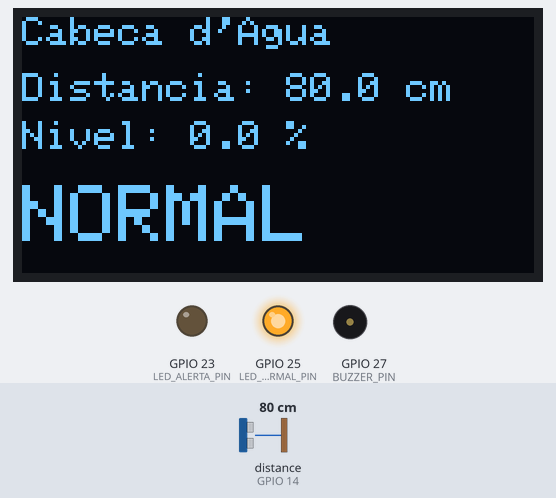
This sketch was run on a simulated ESP32. Shown: 128×64 one-colour display, output pins drawn as LEDs (lit = HIGH), buzzer (waves = sounding). Wiring (inferred from the names in the program): ultrasonic range finder: trigger GPIO 4; echo GPIO 14. Inputs (shaded band) come from the test bench; at power-on: distance to the obstacle (sensor on GPIO 14) 80 cm. The echo pulse lasts 58.3 µs per cm; WiFi joins after 1.5 s; servers stay silent unless stated; uploads are accepted with an empty reply; pins used as bus, display or sensor lines are not drawn; what the sketch prints to the serial monitor is not drawn.

Above: at 2.9 s.
3.0 s: distance to the obstacle (sensor on GPIO 14) set to 15 cm
At 5.3 s:
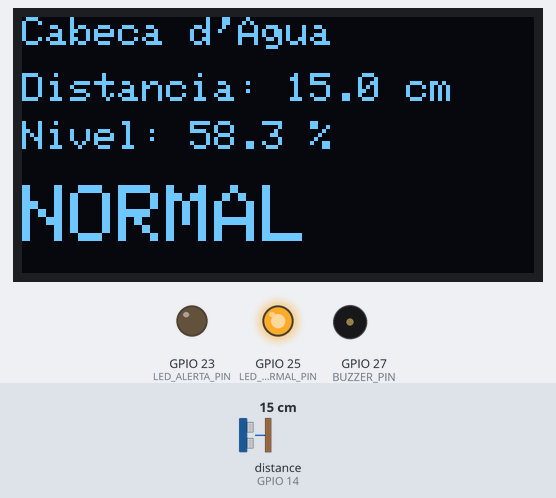
5.8 s: distance to the obstacle (sensor on GPIO 14) set to 12 cm
At 7.0 s:
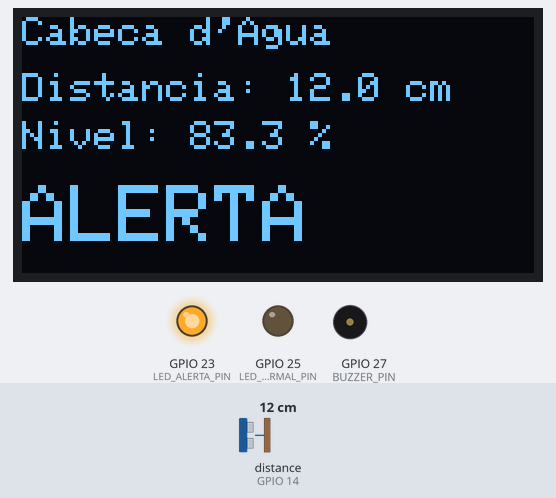
7.8 s: distance to the obstacle (sensor on GPIO 14) set to 9 cm
At 9.5 s:
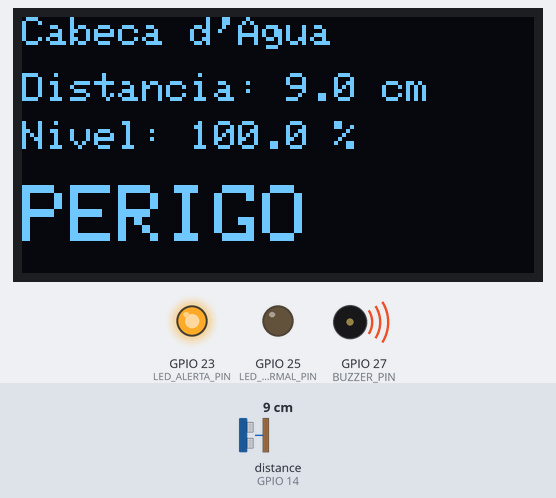
9.8 s: distance to the obstacle (sensor on GPIO 14) set to 18 cm
At 11.4 s:
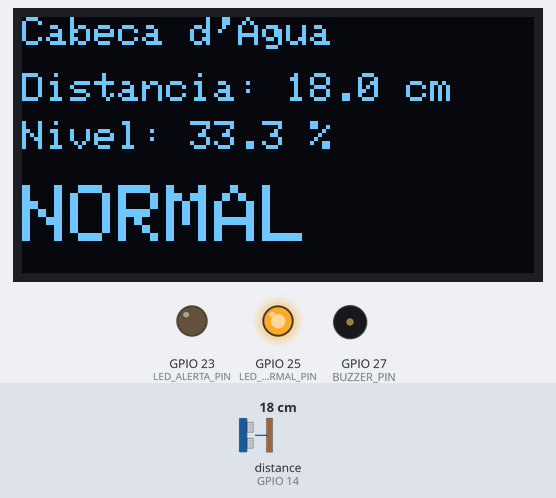
11.8 s: distance to the obstacle (sensor on GPIO 14) set to 2 cm
At 12.7 s:
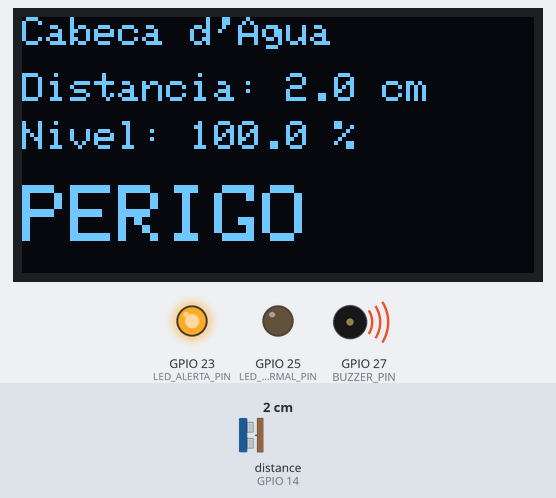
Timing chart, 0 to 14.8 s (numbered marks = the images above; inputs shaded):
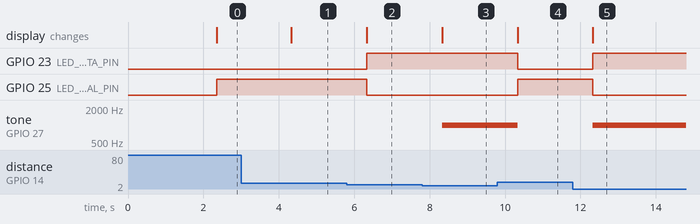

Measured:
- the behaviour switches between 14 and 13 cm on distance to the obstacle (sensor on GPIO 14) (found by bisection; images 1 and 2)
- the behaviour switches between 11 and 10 cm on distance to the obstacle (sensor on GPIO 14) (found by bisection; images 2 and 3)
- after the input at 3.0 s, the display: changes after 1.3 s (image 1)
- after the input at 5.8 s, GPIO 23 (LED_ALERTA_PIN): LOW → HIGH after 0.53 s; GPIO 25 (LED_NORMAL_PIN): HIGH → LOW after 0.53 s; the display: changes after 0.53 s (image 2)
- after the input at 7.8 s, tone on GPIO 27 (BUZZER_PIN): silent → 1000 Hz after 0.53 s; the display: changes after 0.53 s (image 3)
- after the input at 9.8 s, GPIO 23 (LED_ALERTA_PIN): HIGH → LOW after 0.54 s; GPIO 25 (LED_NORMAL_PIN): LOW → HIGH after 0.54 s; tone on GPIO 27 (BUZZER_PIN): 1000 Hz → silent after 0.54 s; the display: changes after 0.54 s (image 4)
- after the input at 11.8 s, GPIO 23 (LED_ALERTA_PIN): LOW → HIGH after 0.53 s; GPIO 25 (LED_NORMAL_PIN): HIGH → LOW after 0.53 s; tone on GPIO 27 (BUZZER_PIN): silent → 1000 Hz after 0.53 s; the display: changes after 0.53 s (image 5)

The sketch:

main_sara_supabase.ino
```cpp
/*
  =====================================================================
  Projeto: Cabeça d'Água - Monitoramento de Nível de Água
  Placa: ESP32
  Sensor: HC-SR04
  Display: OLED 0,96" I2C (SSD1306)

  Esta versão une:
   - a leitura com média de várias amostras + fator de calibração
   - todos os componentes já ligados no projeto: 2 LEDs, buzzer e OLED
   - Wi-Fi + envio dos dados pro backend do site
   - fail-safe — se o sensor falhar (zona cega), envia 100%
     (crítico) pro site em vez de ficar em silêncio
   - cálculo de nível PROPORCIONAL (0-100%)

  CONFIGURAÇÃO FÍSICA DA MAQUETE (atualizada após troca de sensor):
   - Sensor: HC-SR04 (trocado do AJ-SR04M/JSN-SR04T — mesmo protocolo
     de leitura, sem mudança na lógica de codigo; zona cega bem menor
     e feixe mais estreito que o sensor anterior)
   - Sensor fixado a 32 cm do fundo do pote (pote de 17 cm + 15 cm de
     folga acima da borda)
   - Nível normal (baseline): 5 cm de água
   - Alerta (LED): a partir de 7 cm de água -> distancia = 32-7 = 25 cm
   - Perigo (buzzer): a partir de 11 cm de água -> distancia = 32-11 = 21 cm
   - Escala 0-100% enviada ao site: 0% = pote vazio (32 cm),
     100% = limiar de perigo, 11 cm de agua (21 cm)

  LIGAÇÕES:
  - HC-SR04:
      VCC  -> positivo da protoboard (5V - o HC-SR04 exige 5V de verdade)
      GND  -> negativo da protoboard
      TRIG -> D4
      ECHO -> divisor de tensão (1k + 2k) -> D14   (o eco sai em 5V,
              o ESP32 nao e tolerante a 5V nos GPIOs)
  - Display OLED (I2C):
      VCC -> positivo da protoboard
      GND -> negativo da protoboard
      SCK -> D22 (SCL)
      SDA -> D21 (SDA)
  - LED 1 (status normal):
      Anodo  -> resistor 220R -> D25
      Catodo -> negativo da protoboard
  - LED 2 (status de alerta/perigo):
      Anodo  -> resistor 220R -> D23
      Catodo -> negativo da protoboard
  - Buzzer:
      (-) -> negativo da protoboard
      (+) -> D27

  BIBLIOTECAS NECESSÁRIAS (Library Manager da Arduino IDE):
      - Adafruit SSD1306
      - Adafruit GFX Library
      (Adafruit BusIO é instalada automaticamente como dependência)
      (WiFi.h e HTTPClient.h já vêm com o pacote da placa ESP32)
      (o HC-SR04 nao usa biblioteca propria - leitura via pulseIn)
  =====================================================================
*/

#include <Wire.h>
#include <Adafruit_GFX.h>
#include <Adafruit_SSD1306.h>
#include <WiFi.h>
#include <WiFiClient.h>
#include <WiFiClientSecure.h>
#include <HTTPClient.h>

// ================== PINOS ==================
#define TRIG_PIN         4
#define ECHO_PIN         14
#define LED_NORMAL_PIN   25
#define LED_ALERTA_PIN   23
#define BUZZER_PIN       27

// ================== DISPLAY OLED ==================
#define SCREEN_WIDTH  128
#define SCREEN_HEIGHT 64
#define OLED_RESET    -1
#define OLED_ADDR     0x3C   // se nao inicializar, tente 0x3D
Adafruit_SSD1306 display(SCREEN_WIDTH, SCREEN_HEIGHT, &Wire, OLED_RESET);

// ================== CALIBRACAO DA LEITURA (HC-SR04) ==================
const float FATOR_CALIBRACAO = 1.0f;
const float OFFSET_CORRECAO_SENSOR_CM = 0.0f;

// Numero de leituras usadas para calcular a media a cada medicao
const int NUM_LEITURAS = 5;

// Timeout do pulso do sensor (HC-SR04 alcanca ate ~400cm)
const unsigned long SENSOR_TIMEOUT_US = 25000;

// ================== CALIBRACAO DO NIVEL (0% - 100%) ==================
// Pote vazio -> distancia = altura do sensor ate o fundo = 22 cm
const float DIST_NIVEL_0_CM   = 22.0;

// "100%" = limiar de perigo definido (11 cm de agua) -> distancia = 22-12 = 10 cm
const float DIST_NIVEL_100_CM = 10.0;

// ================== LIMIARES DIRETOS EM CM (LED e BUZZER) ==================
// Definidos direto pela altura de agua combinada com a orientadora,
// nao mais derivados de uma porcentagem generica.
// A agua sobe -> a distancia sensor-agua DIMINUI, por isso o limiar do
// LED (mais longe) e MAIOR que o do buzzer (mais perto).
const float LIMIAR_LED_VERMELHO_CM = 13.0f;  // alerta a partir de 5 cm de agua (22-9=13)
const float LIMIAR_BUZZER_CM       = 10.0f;  // perigo a partir de 8 cm de agua (22-12=10)

// Intervalo entre medicoes completas
const unsigned long INTERVALO_LEITURA_MS = 2000;
unsigned long ultimaLeitura = 0;


// ================== WI-FI ==================
const char* WIFI_SSID     = "Felipe Moraes";
const char* WIFI_PASSWORD = "felipe123";

// ================== SUPABASE EDGE FUNCTION ==================
// O endpoint recebe as leituras e grava em Supabase; não usa mais XAMPP/PHP.
const char* SUPABASE_FUNCTION_URL = "https://xjpzflzysnjfcrqwjfli.supabase.co/functions/v1/receive-reading";
const char* SUPABASE_PUBLISHABLE_KEY = "sb_publishable_WZaBKQadYINTPSrXoHbaWQ_m6fWQ5x9";
const char* DEVICE_TOKEN = "ADBSTHSYRHRTHHSG";
const char* DEVICE_ID = "CDA-001";

// Campos que o backend espera mas que ainda nao temos sensor real:
// valores fixos por enquanto, ajuste quando tiver os sensores.
const float TEMPERATURA_FIXA = 25.0;   // TODO: sem sensor de temperatura (ex: DS18B20) ainda
const int   BATERIA_FIXA     = 100;    // TODO: sem leitura de bateria ainda
const float LATITUDE_FIXA    = -23.185;
const float LONGITUDE_FIXA   = -46.876;


// =====================================================
// SETUP
// =====================================================
void setup() {
  Serial.begin(115200);
  Serial.println(F("[DEBUG] setup iniciado."));

  pinMode(TRIG_PIN, OUTPUT);
  pinMode(ECHO_PIN, INPUT);
  pinMode(LED_NORMAL_PIN, OUTPUT);
  pinMode(LED_ALERTA_PIN, OUTPUT);
  pinMode(BUZZER_PIN, OUTPUT);

  digitalWrite(TRIG_PIN, LOW);
  digitalWrite(LED_NORMAL_PIN, LOW);
  digitalWrite(LED_ALERTA_PIN, LOW);
  noTone(BUZZER_PIN);

  Wire.begin(21, 22); // SDA, SCL

  WiFi.mode(WIFI_STA);
  WiFi.setAutoReconnect(true);
  WiFi.persistent(false);

  if (!display.begin(SSD1306_SWITCHCAPVCC, OLED_ADDR)) {
    Serial.println(F("Falha ao iniciar o display OLED. Verifique o endereco I2C (0x3C/0x3D) e as ligacoes."));
    while (true) { delay(10); }
  }
  display.clearDisplay();
  display.setTextColor(SSD1306_WHITE);
  display.display();

  conectarWiFi();

  Serial.println(F("Sistema Cabeca d'Agua iniciado."));
}


// =====================================================
// CONECTA AO WI-FI
// =====================================================
void conectarWiFi() {
  if (WiFi.status() == WL_CONNECTED) {
    Serial.print(F("Wi-Fi ja conectado. IP do ESP32: "));
    Serial.println(WiFi.localIP());
    return;
  }

  Serial.print(F("[DEBUG] Wi-Fi status atual: "));
  Serial.println(WiFi.status());
  Serial.print(F("Conectando ao Wi-Fi"));
  WiFi.disconnect(false, false);
  WiFi.begin(WIFI_SSID, WIFI_PASSWORD);

  unsigned long inicio = millis();
  while (WiFi.status() != WL_CONNECTED && millis() - inicio < 15000) {
    delay(400);
    Serial.print(".");
  }

  if (WiFi.status() == WL_CONNECTED) {
    Serial.println();
    Serial.print(F("Wi-Fi conectado! IP do ESP32: "));
    Serial.println(WiFi.localIP());
    Serial.print(F("RSSI do Wi-Fi: "));
    Serial.print(WiFi.RSSI());
    Serial.println(F(" dBm"));
    WiFi.setSleep(false);
  } else {
    Serial.print(F("[DEBUG] Wi-Fi nao conectou. Status final: "));
    Serial.println(WiFi.status());
    Serial.println();
    Serial.println(F("Nao foi possivel conectar ao Wi-Fi em 15s. Vou continuar tentando em segundo plano nas proximas leituras."));
  }
}


// =====================================================
// LEITURA DO SENSOR (uma amostra), com calibracao aplicada
// =====================================================
float medirUmaLeitura() {
  digitalWrite(TRIG_PIN, LOW);
  delayMicroseconds(5);
  digitalWrite(TRIG_PIN, HIGH);
  delayMicroseconds(20);
  digitalWrite(TRIG_PIN, LOW);

  unsigned long duracao = pulseIn(ECHO_PIN, HIGH, SENSOR_TIMEOUT_US);
  if (duracao == 0) return -1;

  float distancia = duracao * 0.0343f / 2.0f;
  distancia *= FATOR_CALIBRACAO;
  distancia += OFFSET_CORRECAO_SENSOR_CM;

  Serial.print(F("Raw echo us="));
  Serial.print(duracao);
  Serial.print(F(" | distancia_cm="));
  Serial.println(distancia, 2);

  if (distancia < 1 || distancia > 600) return -1;

  return distancia;
}


// =====================================================
// FAZ VARIAS LEITURAS E CALCULA A MEDIA (mais estavel)
// =====================================================
float medirDistanciaMedia() {
  float soma = 0;
  int leiturasValidas = 0;

  for (int i = 0; i < NUM_LEITURAS; i++) {
    float distancia = medirUmaLeitura();
    if (distancia > 0) {
      soma += distancia;
      leiturasValidas++;
    }
    delay(60);
  }

  if (leiturasValidas == 0) return -1;
  return soma / leiturasValidas;
}


// =====================================================
// CALCULO DO NIVEL EM PORCENTAGEM (proporcional)
// =====================================================
float calcularNivelPercentual(float distanciaCM) {
  float nivel = (DIST_NIVEL_0_CM - distanciaCM) / (DIST_NIVEL_0_CM - DIST_NIVEL_100_CM) * 100.0;
  if (nivel < 0)   nivel = 0;
  if (nivel > 100) nivel = 100;
  return nivel;
}


// =====================================================
// ATUALIZA O DISPLAY OLED
// =====================================================
void atualizarDisplay(float distanciaCM, float nivelPct, const char* status) {
  display.clearDisplay();

  display.setTextSize(1);
  display.setCursor(0, 0);
  display.println(F("Cabeca d'Agua"));

  display.setCursor(0, 14);
  display.print(F("Distancia: "));
  display.print(distanciaCM, 1);
  display.println(F(" cm"));

  display.setCursor(0, 26);
  display.print(F("Nivel: "));
  display.print(nivelPct, 1);
  display.println(F(" %"));

  display.setCursor(0, 42);
  display.setTextSize(2);
  display.println(status);

  display.display();
}


// =====================================================
// CONTROLA LEDs E BUZZER CONFORME A DISTANCIA (CM)
// A agua sobe -> a distancia sensor-agua DIMINUI.
// =====================================================
void tratarAlertas(float distanciaCM) {
  bool leituraValida = (distanciaCM > 0);
  bool perigoBuzzer  = leituraValida && (distanciaCM <= LIMIAR_BUZZER_CM);
  bool alertaLed     = leituraValida && (distanciaCM <= LIMIAR_LED_VERMELHO_CM);

  if (perigoBuzzer) {
    // Perigo (>=11 cm de agua): LED vermelho + buzzer ligados
    digitalWrite(LED_NORMAL_PIN, LOW);
    digitalWrite(LED_ALERTA_PIN, HIGH);
    tone(BUZZER_PIN, 1000);

  } else if (alertaLed) {
    // Atencao (>=7 cm de agua, ainda abaixo do limiar de perigo): so o LED vermelho
    digitalWrite(LED_NORMAL_PIN, LOW);
    digitalWrite(LED_ALERTA_PIN, HIGH);
    noTone(BUZZER_PIN);

  } else {
    // Normal: agua ainda abaixo do limiar de alerta
    digitalWrite(LED_NORMAL_PIN, HIGH);
    digitalWrite(LED_ALERTA_PIN, LOW);
    noTone(BUZZER_PIN);
  }
}


// =====================================================
// ENVIA OS DADOS PRO SITE
// =====================================================
void enviarDados(float nivelPct, float distanciaCM, const char* status) {
  if (WiFi.status() != WL_CONNECTED) {
    Serial.println(F("Wi-Fi desconectado, tentando reconectar..."));
    conectarWiFi();
    if (WiFi.status() != WL_CONNECTED) return;
  }

  WiFiClientSecure secureClient;
  // Somente para o primeiro teste controlado. Antes do uso final, valide o CA TLS.
  secureClient.setInsecure();

  HTTPClient http;
  Serial.print(F("[HTTP] Endpoint Supabase: "));
  Serial.println(SUPABASE_FUNCTION_URL);
  if (!http.begin(secureClient, SUPABASE_FUNCTION_URL)) {
    Serial.println(F("[HTTP] Nao foi possivel iniciar a conexao HTTPS."));
    return;
  }

  http.setConnectTimeout(10000);
  http.setTimeout(15000);
  http.addHeader("Content-Type", "application/json");
  http.addHeader("apikey", SUPABASE_PUBLISHABLE_KEY);
  http.addHeader("x-device-token", DEVICE_TOKEN);

  String payload = "{";
  payload += "\"device_id\":\"" + String(DEVICE_ID) + "\",";
  payload += "\"water_level\":" + String((int)round(nivelPct)) + ",";
  payload += "\"temperature\":" + String(TEMPERATURA_FIXA, 1) + ",";
  payload += "\"latitude\":" + String(LATITUDE_FIXA, 6) + ",";
  payload += "\"longitude\":" + String(LONGITUDE_FIXA, 6) + ",";
  payload += "\"battery\":" + String(BATERIA_FIXA) + ",";
  payload += "\"distance_cm\":" + String(distanciaCM, 2) + ",";
  payload += "\"status\":\"" + String(status) + "\"";
  payload += "}";

  Serial.println(F("[HTTP] Enviando leitura para a Edge Function..."));
  int codigoResposta = http.POST(payload);
  String resposta = http.getString();
  Serial.print(F("[HTTP] Codigo: "));
  Serial.println(codigoResposta);
  Serial.print(F("[HTTP] Resposta: "));
  Serial.println(resposta);

  if (codigoResposta == 201) {
    Serial.println(F("[SUPABASE] Leitura gravada com sucesso."));
  } else {
    Serial.println(F("[SUPABASE] Falha ao gravar. Confira token, deploy e logs da Edge Function."));
  }

  http.end();
}


// =====================================================
// LOOP PRINCIPAL
// =====================================================
void loop() {
  if (millis() - ultimaLeitura >= INTERVALO_LEITURA_MS) {
    ultimaLeitura = millis();

    float distancia = medirDistanciaMedia();

    if (distancia < 0) {
      Serial.println(F("Erro na leitura do sensor (fora de alcance ou falha)."));
      atualizarDisplay(0, 0, "ERRO");

      // fail-safe: se nao consegue medir (ex: zona cega do sensor),
      // assume risco critico (100%) e avisa o site mesmo assim, em
      // vez de ficar em silencio numa falha de leitura.
      enviarDados(100.0, -1.0, "PERIGO");
      return;
    }

    float nivel = calcularNivelPercentual(distancia);

    const char* status;
    if (distancia <= LIMIAR_BUZZER_CM)             status = "PERIGO";
    else if (distancia <= LIMIAR_LED_VERMELHO_CM)  status = "ALERTA";
    else                                             status = "NORMAL";

    Serial.print(F("Distancia: "));
    Serial.print(distancia);
    Serial.print(F(" cm | Nivel: "));
    Serial.print(nivel);
    Serial.print(F(" % | Status: "));
    Serial.println(status);

    atualizarDisplay(distancia, nivel, status);
    tratarAlertas(distancia);
    // O backend usa distancia/status para aplicar os limiares reais do hardware.
    enviarDados(nivel, distancia, status);
  }
}
```
